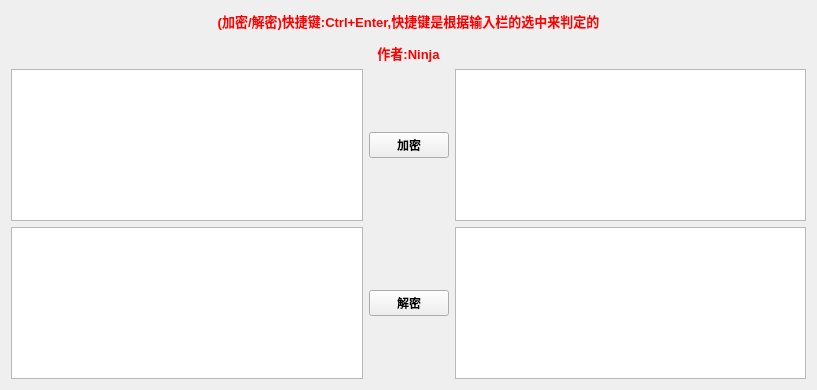
<?xml version="1.0" encoding="UTF-8"?>
<ui version="4.0">
 <class>Widget</class>
 <widget class="QWidget" name="Widget">
  <property name="geometry">
   <rect>
    <x>0</x>
    <y>0</y>
    <width>817</width>
    <height>390</height>
   </rect>
  </property>
  <property name="windowTitle">
   <string>聊天加密解密器</string>
  </property>
  <property name="styleSheet">
   <string notr="true"/>
  </property>
  <layout class="QGridLayout" name="gridLayout">
   <item row="0" column="0" colspan="3">
    <widget class="QLabel" name="label">
     <property name="text">
      <string>&lt;html&gt;&lt;head/&gt;&lt;body&gt;&lt;p align=&quot;center&quot;&gt;&lt;span style=&quot; font-size:10pt; font-weight:600; color:#ff0000;&quot;&gt;(加密/解密)快捷键:Ctrl+Enter,快捷键是根据输入栏的选中来判定的&lt;/span&gt;&lt;/p&gt;&lt;p align=&quot;center&quot;&gt;&lt;span style=&quot; font-size:10pt; font-weight:600; color:#ff0000;&quot;&gt;作者:Ninja&lt;/span&gt;&lt;/p&gt;&lt;/body&gt;&lt;/html&gt;</string>
     </property>
    </widget>
   </item>
   <item row="1" column="0">
    <widget class="QTextEdit" name="input_encode">
     <property name="cursor" stdset="0">
      <cursorShape>IBeamCursor</cursorShape>
     </property>
    </widget>
   </item>
   <item row="1" column="1">
    <widget class="QPushButton" name="encode">
     <property name="font">
      <font>
       <family>ADMUI3Lg</family>
       <weight>75</weight>
       <bold>true</bold>
      </font>
     </property>
     <property name="cursor">
      <cursorShape>PointingHandCursor</cursorShape>
     </property>
     <property name="toolTip">
      <string>加密</string>
     </property>
     <property name="text">
      <string>加密</string>
     </property>
    </widget>
   </item>
   <item row="1" column="2">
    <widget class="QTextEdit" name="output_encode"/>
   </item>
   <item row="2" column="0">
    <widget class="QTextEdit" name="input_decode">
     <property name="cursor" stdset="0">
      <cursorShape>IBeamCursor</cursorShape>
     </property>
    </widget>
   </item>
   <item row="2" column="1">
    <widget class="QPushButton" name="decode">
     <property name="font">
      <font>
       <family>ADMUI3Lg</family>
       <weight>75</weight>
       <bold>true</bold>
      </font>
     </property>
     <property name="cursor">
      <cursorShape>PointingHandCursor</cursorShape>
     </property>
     <property name="toolTip">
      <string>解密</string>
     </property>
     <property name="text">
      <string>解密</string>
     </property>
    </widget>
   </item>
   <item row="2" column="2">
    <widget class="QTextEdit" name="output_decode"/>
   </item>
  </layout>
 </widget>
 <layoutdefault spacing="6" margin="11"/>
 <resources/>
 <connections/>
</ui>
